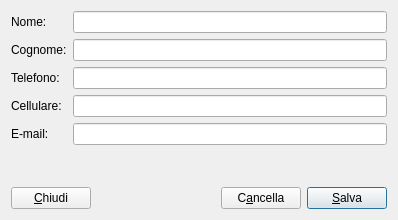
<?xml version="1.0" encoding="UTF-8"?>
<ui version="4.0">
 <class>AgentiAddDialog</class>
 <widget class="QDialog" name="AgentiAddDialog">
  <property name="geometry">
   <rect>
    <x>0</x>
    <y>0</y>
    <width>398</width>
    <height>220</height>
   </rect>
  </property>
  <property name="windowTitle">
   <string>Aggiungi Agente</string>
  </property>
  <layout class="QVBoxLayout" name="verticalLayout">
   <item>
    <layout class="QFormLayout" name="formLayout">
     <property name="fieldGrowthPolicy">
      <enum>QFormLayout::AllNonFixedFieldsGrow</enum>
     </property>
     <item row="0" column="0">
      <widget class="QLabel" name="label">
       <property name="text">
        <string>Nome:</string>
       </property>
      </widget>
     </item>
     <item row="0" column="1">
      <widget class="QLineEdit" name="nomeLineEdit"/>
     </item>
     <item row="1" column="0">
      <widget class="QLabel" name="label_2">
       <property name="text">
        <string>Cognome:</string>
       </property>
      </widget>
     </item>
     <item row="1" column="1">
      <widget class="QLineEdit" name="cognomeLineEdit"/>
     </item>
     <item row="2" column="0">
      <widget class="QLabel" name="label_3">
       <property name="text">
        <string>Telefono:</string>
       </property>
      </widget>
     </item>
     <item row="2" column="1">
      <widget class="QLineEdit" name="telLineEdit"/>
     </item>
     <item row="3" column="0">
      <widget class="QLabel" name="label_4">
       <property name="text">
        <string>Cellulare:</string>
       </property>
      </widget>
     </item>
     <item row="3" column="1">
      <widget class="QLineEdit" name="celLineEdit"/>
     </item>
     <item row="4" column="0">
      <widget class="QLabel" name="label_5">
       <property name="text">
        <string>E-mail:</string>
       </property>
      </widget>
     </item>
     <item row="4" column="1">
      <widget class="QLineEdit" name="emailLineEdit"/>
     </item>
    </layout>
   </item>
   <item>
    <spacer name="verticalSpacer">
     <property name="orientation">
      <enum>Qt::Vertical</enum>
     </property>
     <property name="sizeHint" stdset="0">
      <size>
       <width>20</width>
       <height>40</height>
      </size>
     </property>
    </spacer>
   </item>
   <item>
    <layout class="QHBoxLayout" name="horizontalLayout">
     <item>
      <widget class="QPushButton" name="closeButton">
       <property name="text">
        <string>&amp;Chiudi</string>
       </property>
      </widget>
     </item>
     <item>
      <spacer name="horizontalSpacer">
       <property name="orientation">
        <enum>Qt::Horizontal</enum>
       </property>
       <property name="sizeHint" stdset="0">
        <size>
         <width>40</width>
         <height>20</height>
        </size>
       </property>
      </spacer>
     </item>
     <item>
      <widget class="QPushButton" name="clearButton">
       <property name="text">
        <string>C&amp;ancella</string>
       </property>
      </widget>
     </item>
     <item>
      <widget class="QPushButton" name="saveButton">
       <property name="text">
        <string>&amp;Salva</string>
       </property>
       <property name="default">
        <bool>true</bool>
       </property>
      </widget>
     </item>
    </layout>
   </item>
  </layout>
 </widget>
 <resources/>
 <connections>
  <connection>
   <sender>clearButton</sender>
   <signal>clicked()</signal>
   <receiver>nomeLineEdit</receiver>
   <slot>clear()</slot>
   <hints>
    <hint type="sourcelabel">
     <x>266</x>
     <y>191</y>
    </hint>
    <hint type="destinationlabel">
     <x>174</x>
     <y>24</y>
    </hint>
   </hints>
  </connection>
  <connection>
   <sender>clearButton</sender>
   <signal>clicked()</signal>
   <receiver>cognomeLineEdit</receiver>
   <slot>clear()</slot>
   <hints>
    <hint type="sourcelabel">
     <x>250</x>
     <y>192</y>
    </hint>
    <hint type="destinationlabel">
     <x>212</x>
     <y>55</y>
    </hint>
   </hints>
  </connection>
  <connection>
   <sender>clearButton</sender>
   <signal>clicked()</signal>
   <receiver>telLineEdit</receiver>
   <slot>clear()</slot>
   <hints>
    <hint type="sourcelabel">
     <x>247</x>
     <y>205</y>
    </hint>
    <hint type="destinationlabel">
     <x>191</x>
     <y>90</y>
    </hint>
   </hints>
  </connection>
  <connection>
   <sender>clearButton</sender>
   <signal>clicked()</signal>
   <receiver>celLineEdit</receiver>
   <slot>clear()</slot>
   <hints>
    <hint type="sourcelabel">
     <x>226</x>
     <y>193</y>
    </hint>
    <hint type="destinationlabel">
     <x>216</x>
     <y>119</y>
    </hint>
   </hints>
  </connection>
  <connection>
   <sender>clearButton</sender>
   <signal>clicked()</signal>
   <receiver>emailLineEdit</receiver>
   <slot>clear()</slot>
   <hints>
    <hint type="sourcelabel">
     <x>231</x>
     <y>201</y>
    </hint>
    <hint type="destinationlabel">
     <x>235</x>
     <y>148</y>
    </hint>
   </hints>
  </connection>
  <connection>
   <sender>saveButton</sender>
   <signal>clicked()</signal>
   <receiver>AgentiAddDialog</receiver>
   <slot>save()</slot>
   <hints>
    <hint type="sourcelabel">
     <x>355</x>
     <y>195</y>
    </hint>
    <hint type="destinationlabel">
     <x>353</x>
     <y>179</y>
    </hint>
   </hints>
  </connection>
  <connection>
   <sender>closeButton</sender>
   <signal>clicked()</signal>
   <receiver>AgentiAddDialog</receiver>
   <slot>reject()</slot>
   <hints>
    <hint type="sourcelabel">
     <x>57</x>
     <y>190</y>
    </hint>
    <hint type="destinationlabel">
     <x>49</x>
     <y>165</y>
    </hint>
   </hints>
  </connection>
 </connections>
 <slots>
  <slot>save()</slot>
 </slots>
</ui>
